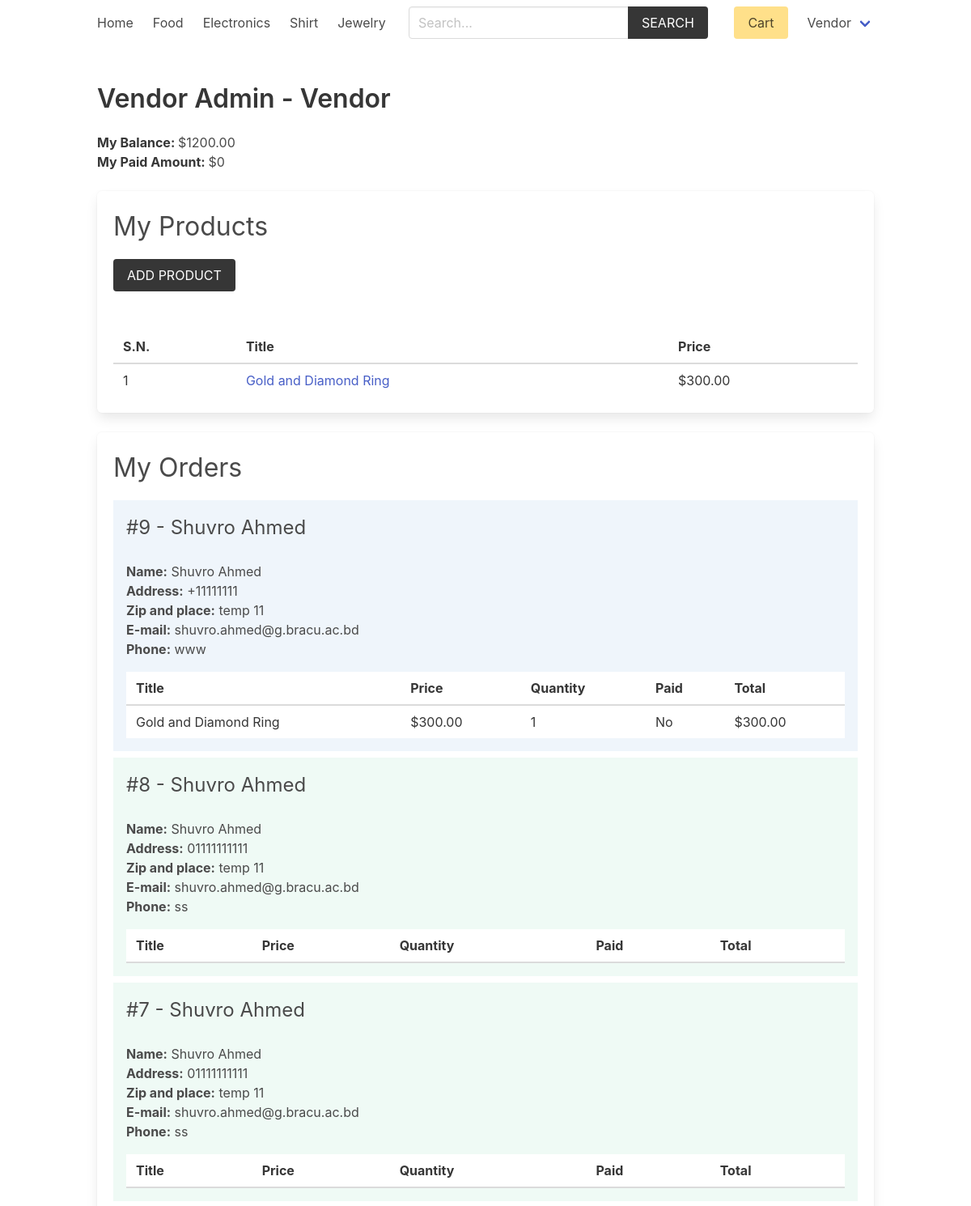
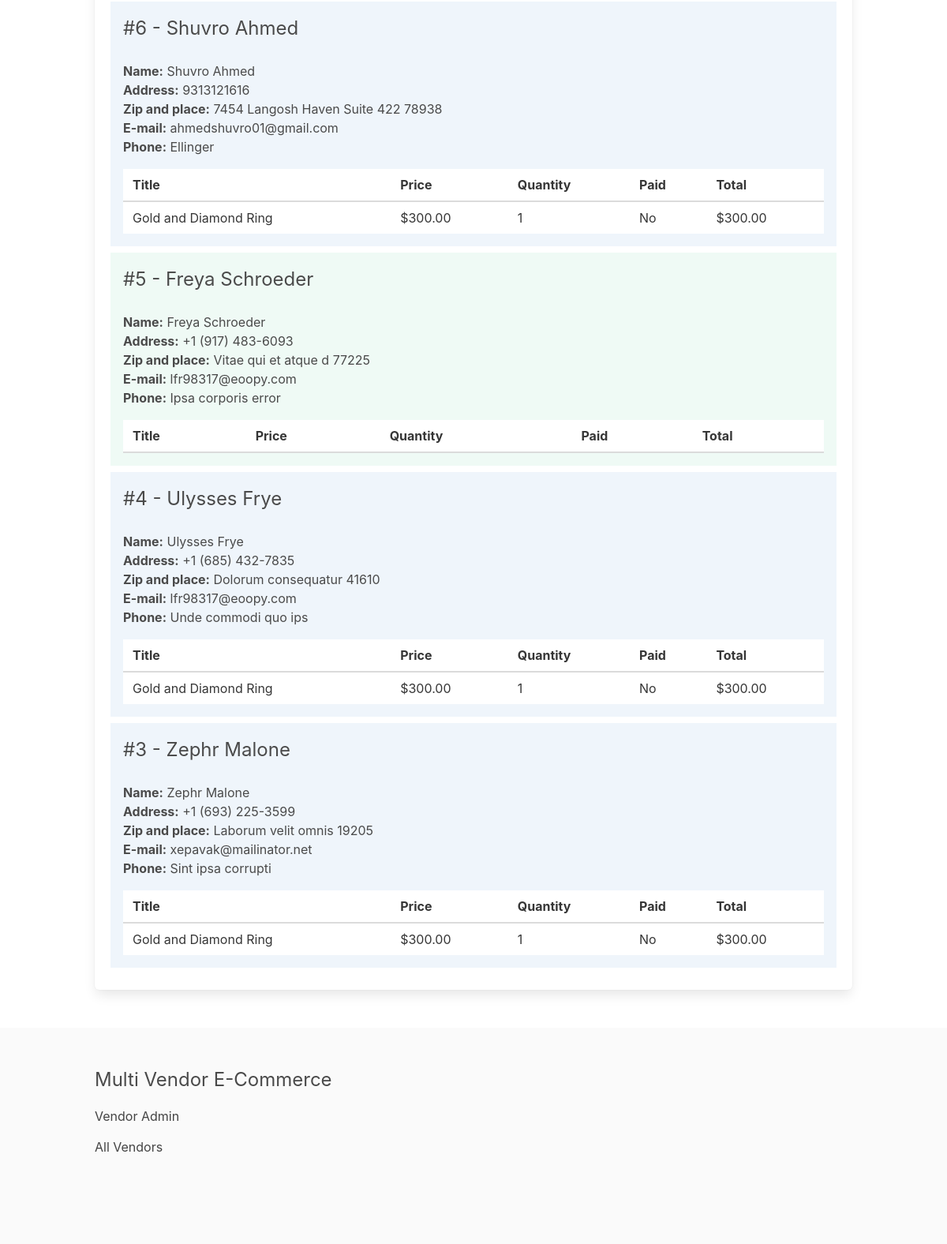
Page /vendor/vendor-admin/ (signed in) on the committed database (2 pictures, top to bottom).
### product/models.py (models this page shows, shortened)
class Category(models.Model):
    title = models.CharField(max_length=50)
    slug = models.SlugField(max_length=55)
    ordering = models.IntegerField(default=0)
    class Meta:
        ordering = ['ordering']

class Product(models.Model):
    category = models.ForeignKey(Category, related_name='products', on_delete=models.CASCADE)
    vendor = models.ForeignKey(Vendor, related_name="products", on_delete=models.CASCADE)
    title = models.CharField(max_length=50)
    slug = models.SlugField(max_length=55)
    description = models.TextField(blank=True, null=True)
    price = models.DecimalField(max_digits=6, decimal_places=2)
    added_date = models.DateTimeField(auto_now_add=True)
    image = models.ImageField(upload_to='uploads/', blank=True, null=True)
    thumbnail = models.ImageField(upload_to='uploads/', blank=True, null=True) # Change uploads to thumbnails
    class Meta:
        ordering = ['-added_date']

### vendor/models.py (models this page shows, shortened)
class Vendor(models.Model):
    name = models.CharField(max_length=255)
    created_at = models.DateTimeField(auto_now_add=True)
    created_by = models.OneToOneField(User, related_name='vendor', on_delete=models.CASCADE)
    class Meta:
        ordering = ['name']
    def get_balance(self):
        items = self.items.filter(vendor_paid=False, order__vendors__in=[self.id])
        return sum((item.product.price * item.quantity) for item in items)
    def get_paid_amount(self):
        items = self.items.filter(vendor_paid=True, order__vendors__in=[self.id])
        return sum((item.product.price * item.quantity) for item in items)

### order/models.py (models this page shows, shortened)
class OrderItem(models.Model):
    order = models.ForeignKey(Order, related_name="items", on_delete=models.CASCADE)
    product = models.ForeignKey(Product, related_name="items", on_delete=models.CASCADE)
    vendor = models.ForeignKey(Vendor, related_name="items", on_delete=models.CASCADE)
    vendor_paid = models.BooleanField(default=False)
    price = models.DecimalField(max_digits=8, decimal_places=2)
    quantity = models.IntegerField(default=1)
    def get_total_price(self):
        return self.price * self.quantity

class Order(models.Model):
    first_name = models.CharField(max_length=100)
    last_name = models.CharField(max_length=100)
    email = models.CharField(max_length=100)
    address = models.CharField(max_length=100)
    zipcode = models.CharField(max_length=100)
    place = models.CharField(max_length=100)
    phone = models.CharField(max_length=100)
    created_at = models.DateTimeField(auto_now_add=True)
    paid_amount = models.DecimalField(max_digits=8, decimal_places=2)
    vendors = models.ManyToManyField(Vendor, related_name="orders")
    class Meta:
        ordering = ['-created_at']

### vendor/views.py (the view)
# urls.py: path('vendor-admin/', views.vendor_admin, name="vendor-admin"),
@login_required
def vendor_admin(request):
    vendor = request.user.vendor
    products = vendor.products.all()
    orders = vendor.orders.all()
    for order in orders:
        order.vendor_amount = 0
        order.vendor_paid_amount = 0
        order.fully_paid = True
        for item in order.items.all():
            if item.vendor == request.user.vendor:
                if item.vendor_paid:
                    order.vendor_paid_amount += item.get_total_price()
                else:
                    order.vendor_amount += item.get_total_price()
                    order.fully_paid = False
    return render(request, 'vendor/vendor_admin.html', {'vendor': vendor, 'products': products, 'orders': orders})

### cart/cart.py (called while the page is built)
    def __len__(self):
        return sum(item['quantity'] for item in self.cart.values())

### cart/context_processors.py (called while the page is built)
def cart(request):
    return {'cart': Cart(request)}

### product/context_processors.py (called while the page is built)
def menu_categories(request):
    categories = Category.objects.all()
    return {'categories': categories}

### templates/vendor/vendor_admin.html (shortened to what this page needs)
{% extends 'core/base.html' %}
{% block content %}
    <h1 class="title">Vendor Admin - <span class="is-capitalized">{{vendor.name}}</span></h1>
    <div class="mb-5">
        <strong>My Balance: </strong> ${{vendor.get_balance}} <br>
        <strong>My Paid Amount: </strong> ${{vendor.get_paid_amount}}
    </div>
    <div class="box">
        <h2 class="is-size-3 mb-4">My Products</h2>
        <a href="{% url 'vendor:add-product' %}" class="button is-dark is-uppercase mb-6">Add Product</a>
        {% if products %}
            <table class="table is-fullwidth">
                <thead>
                    <tr>
                        <th>S.N.</th>
                        <th>Title</th>
                        <th>Price</th>
                    </tr>
                </thead>
                <tbody>
                    {% for product in products %}
                        <tr>
                            <td>{{ forloop.counter }}</td>
                            <td><a href="{% url 'product:product' product.category.slug product.slug %}">{{ product.title }}</a></td>
                            <td>${{ product.price }}</td>
                        </tr>
                    {% endfor %}
                </tbody>
            </table>
        {% else %}
            <p class="has-text-danger">Products not added yet.</p>
        {% endif %}
    </div>
    <div class="box">
        <h2 class="is-size-3 mb-4">My Orders</h2>
        {% if orders %}
            {% for order in orders %}
                <div class="{% if order.fully_paid %}has-background-success-light{% else %}has-background-info-light{% endif %} mb-2 p-4">
                    <div class="columns is-multiline">
                        <div class="column is-6">
                            <h3 class="is-size-4">#{{ order.id }} - {{ order.first_name }} {{ order.last_name }}</h3>
                        </div>
                        <div class="column is-12">
                            <b>Name:</b> {{ order.first_name }} {{ order.last_name }}<br>
                            <b>Address:</b> {{ order.address }}<br>
                            <b>Zip and place:</b> {{ order.zipcode }} {{ order.place }}<br>
                            <b>E-mail:</b> {{ order.email }}<br>
                            <b>Phone:</b> {{ order.phone }}
                            <table class="table is-fullwidth mt-4">
                                <thead>
                                    <tr>
                                        <th>Title</th>
                                        <th>Price</th>
                                        <th>Quantity</th>
                                        <th>Paid</th>
                                        <th>Total</th>
                                    </tr>
                                </thead>
                                <tbody>
                                    {% for item in order.items.all %}
                                        {% if item.vendor == request.user.vendor %}
                                            <tr>
                                                <td>{{ item.product.title }}</td>
                                                <td>${{ item.product.price }}</td>
                                                <td>{{ item.quantity }}</td>
                                                <td>{{ item.vendor_paid|yesno:"Yes,No" }}</td>
                                                <td>${{ item.get_total_price }}</td>
                                            </tr>
                                        {% endif %}
                                    {% endfor %}
                                </tbody>
                            </table>
                        </div>
                    </div>
                </div>
            {% endfor %}
        {% endif %}
    </div>
{% endblock content %}

### templates/core/base.html (shortened to what this page needs)
{% load static %}
<!DOCTYPE html>
<html lang="en">
<head>
    <link rel="stylesheet" href="https://cdn.jsdelivr.net/npm/bulma@0.9.2/css/bulma.min.css">
    <link rel="stylesheet" href="{% static 'css/main.css' %}">
</head>
<body>
    <div class="container">
        <nav class="navbar" role="navigation" aria-label="main navigation">
            <div id="navbarBasicExample" class="navbar-menu">
                <div class="navbar-start">
                <a class="navbar-item" href="{% url 'core:home' %}">
                    Home
                </a>
                {% for category in categories %}
                    <a class="navbar-item" href="{% url 'product:category' category.slug %}">
                        {{category.title}}
                    </a>
                {% endfor %}
                </div>
                <div class="navbar-start">
                    <div class="navbar-item">
                        <form method="get" action="{% url 'product:search' %}">
                            <div class="field has-addons">
                                <div class="control">
                                    <input type="search" name="query" id="" class="input" placeholder="Search...">
                                </div>
                                <div class="control">
                                    <button class="button is-dark is-uppercase">Search</button>
                                </div>
                            </div>
                        </form>
                    </div>
                </div>
                <div class="navbar-end">
                <div class="navbar-item">
                    <a href="{% url 'cart:cart' %}" class="button is-warning">Cart {% if cart %}({{cart|length}}){% endif %}</a>
                </div>
                {% if request.user.is_authenticated %}
                <div class="navbar-item has-dropdown is-hoverable">
                    <a class="navbar-link is-capitalized">
                    {{user.vendor.name}}
                    </a>
                </div>
                {% endif %}
                </div>
            </div>
            </nav>
    </div>
    <section class="section">
        <div class="container">
            {% block content %}{% endblock content %}
        </div>
    </section>
    <footer class="footer">
        <div class="container">
            <h3 class="is-size-4 mb-4">Multi Vendor E-Commerce</h3>
            {% if request.user.is_authenticated %}
                <a href="{% url 'vendor:vendor-admin' %}">Vendor Admin</a>
            {% else %}
                <a href="{% url 'vendor:become-vendor' %}">Become a Vendor</a>
            {% endif %}
            <br>
            <a href="{% url 'vendor:vendors' %}">All Vendors</a>
        </div>
    </footer>
</body>
</html>

### core/static/css/main.css (style rules this page uses)
.footer a { margin-bottom: 15px; display: inline-block; color: #444; }

### rows in the picture
Category: title "Food"
Category: title "Electronics"
Category: title "Shirt"
Category: title "Jewelry"
Vendor: name "Vendor", get_balance "1200.00", get_paid_amount "0"
Product: title "Gold and Diamond Ring", price "300.00"
Order: id "9", first_name "Shuvro", last_name "Ahmed", address "+11111111", zipcode "temp", place "11", email "shuvro.ahmed@g.bracu.ac.bd", phone "www"
OrderItem: product "Gold and Diamond Ring", product.price "300.00", quantity "1", vendor_paid "No", get_total_price "300.00"
Order: id "8", first_name "Shuvro", last_name "Ahmed", address "01111111111", zipcode "temp", place "11", email "shuvro.ahmed@g.bracu.ac.bd", phone "ss"
Order: id "7", first_name "Shuvro", last_name "Ahmed", address "01111111111", zipcode "temp", place "11", email "shuvro.ahmed@g.bracu.ac.bd", phone "ss"
Order: id "6", first_name "Shuvro", last_name "Ahmed", address "9313121616", zipcode "7454 Langosh Haven Suite 422", place "78938", email "ahmedshuvro01@gmail.com", phone "Ellinger"
OrderItem: product "Gold and Diamond Ring", product.price "300.00", quantity "1", vendor_paid "No", get_total_price "300.00"
Order: id "5", first_name "Freya", last_name "Schroeder", address "+1 (917) 483-6093", zipcode "Vitae qui et atque d", place "77225", email "lfr98317@eoopy.com", phone "Ipsa corporis error"
Order: id "4", first_name "Ulysses", last_name "Frye", address "+1 (685) 432-7835", zipcode "Dolorum consequatur", place "41610", email "lfr98317@eoopy.com", phone "Unde commodi quo ips"
OrderItem: product "Gold and Diamond Ring", product.price "300.00", quantity "1", vendor_paid "No", get_total_price "300.00"
Order: id "3", first_name "Zephr", last_name "Malone", address "+1 (693) 225-3599", zipcode "Laborum velit omnis", place "19205", email "xepavak@mailinator.net", phone "Sint ipsa corrupti"
OrderItem: product "Gold and Diamond Ring", product.price "300.00", quantity "1", vendor_paid "No", get_total_price "300.00"

### other values in the picture
{{ user.vendor.name }} "Vendor"
